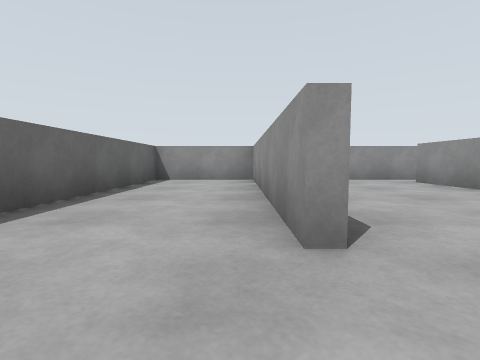
[1] (above)

17 first-person views from a walk through a robot-simulator world made for Gazebo. The camera is 0.51 m above the floor, tilts 4° down and sees 85° across. The floor is counted in squares, 1 m on a side. Each view is taken from the middle of a square. On the plan, view 1 faces up. The plan holds only what a view shows up to about 9 squares ahead; the rest is blank.

[2]
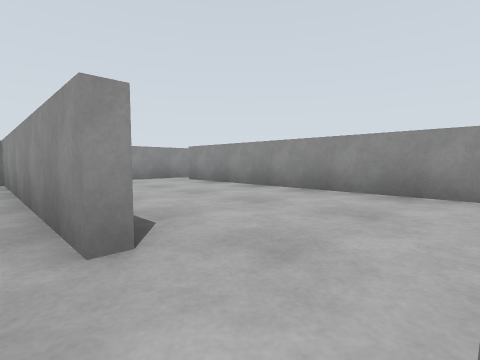

[3]
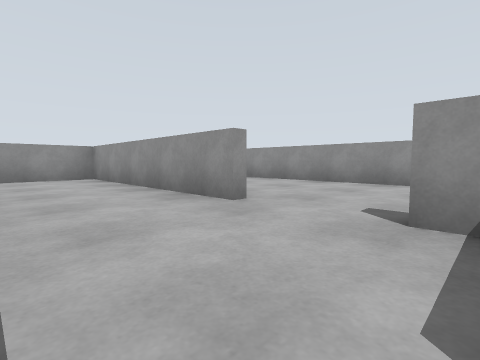

[4]
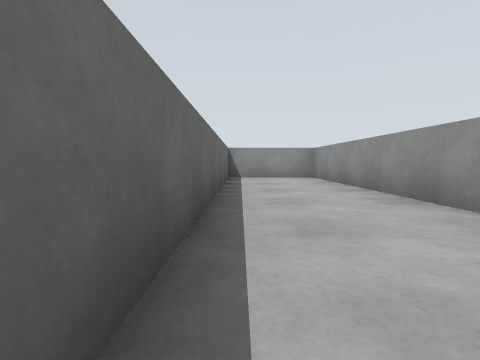

[5]
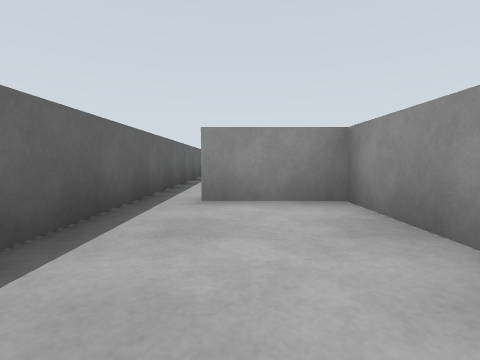

[6]
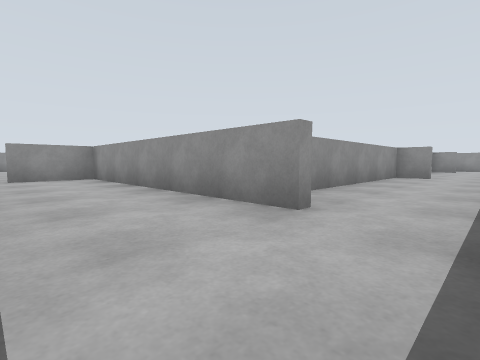

[7]
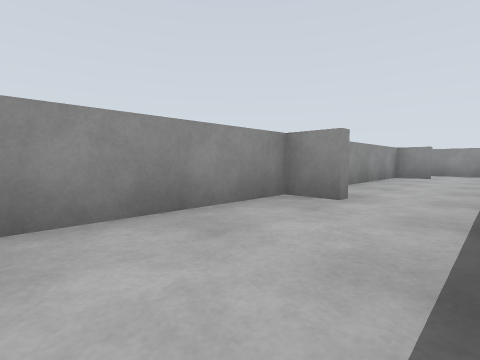

[8]
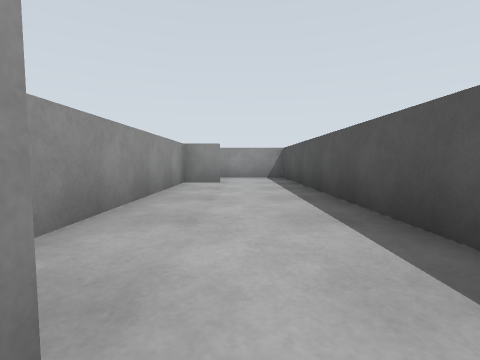

[9]
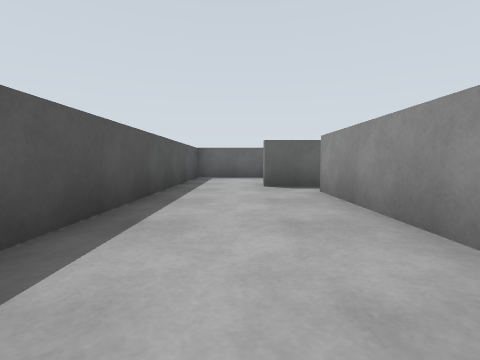

[10]
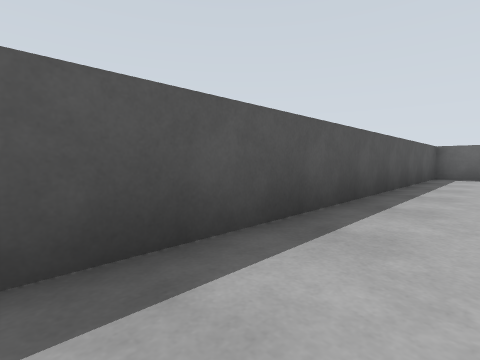

[11]
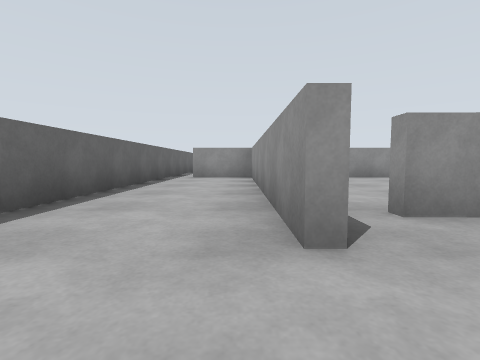

[12]
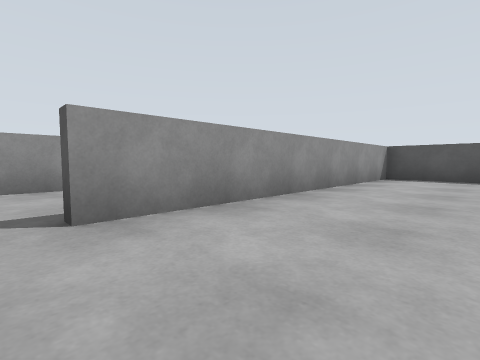

[13]
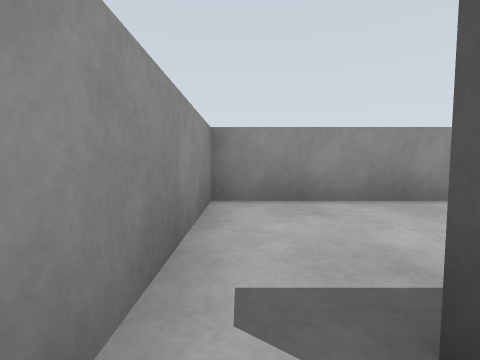

[14]
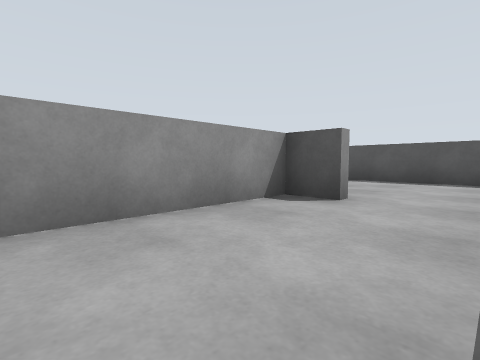

[15]
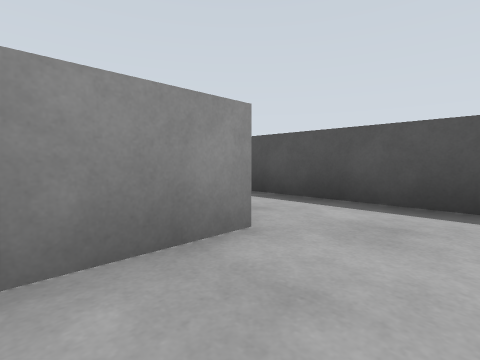

[16]
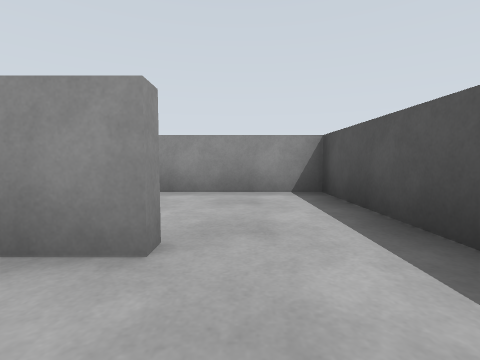

[17]
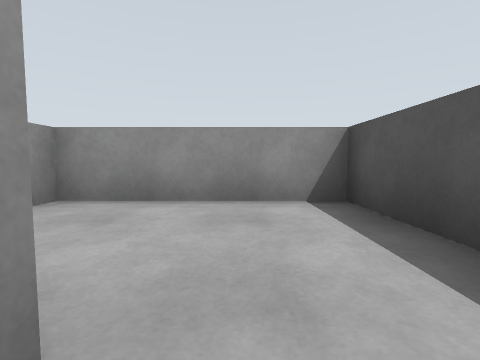

### Floor plan
Ten units are one square. View 1 is at (0, 0); x grows to the right and y downward. Boxes are objects, and circles mark ways between rooms. Rooms are numbered by the first view taken in them; rooms with no view inside come last. Other rooms are left out.
<svg viewBox="-29 -79 188 188">
<path fill="none" stroke="#000" d="M4 -14 4 -74 -24 -74 -24 5M74 86 74 76 15 76M6 72 6 85M4 86 4 16 -15 16M85 104 154 104 154 84M134 86 134 76 86 76M-24 5 -24 104 70 104M24 14 44 14 44 -65M45 -74 30 -74M65 -36 74 -36 74 -74 45 -74M74 -14 74 -30M52 4 74 4"/>
<circle cx="-20" cy="10" r="3" fill="#2a7"/>
<circle cx="10" cy="-5" r="3" fill="#2a7"/>
<circle cx="50" cy="-70" r="3" fill="#2a7"/>
<circle cx="60" cy="-40" r="3" fill="#2a7"/>
<text x="-10" y="-40">1</text>
<text x="40" y="80">2</text>
<text x="30" y="-30">3</text>
<text x="60" y="-60">4</text>
<text x="60" y="-20">5</text>
</svg>
Room 1 opens to room 2. Room 1 opens to room 3. Room 3 opens to room 4. Room 4 opens to room 5.

Where each view was taken, in squares from view 1:
view 1: 0 up, 0 right, facing up
view 2: 0 up, 0 right, facing up-right
view 3: 1 down, 2 left, facing up-right
view 4: 1 down, 2 left, facing up
view 5: 5 down, 1 left, facing up
view 6: 10 down, 2 left, facing up-right
view 7: 10 down, 4 right, facing up-right
view 8: 9 down, 7 right, facing right
view 9: 9 down, 6 right, facing left
view 10: 9 down, 7 right, facing down-left
view 11: 10 down, 0 right, facing up
view 12: 7 up, 2 right, facing down-right
view 13: 7 up, 4 right, facing right
view 14: 7 up, 5 right, facing down-right
view 15: 3 up, 6 right, facing down-right
view 16: 1 up, 6 right, facing right
view 17: 1 up, 7 right, facing right
